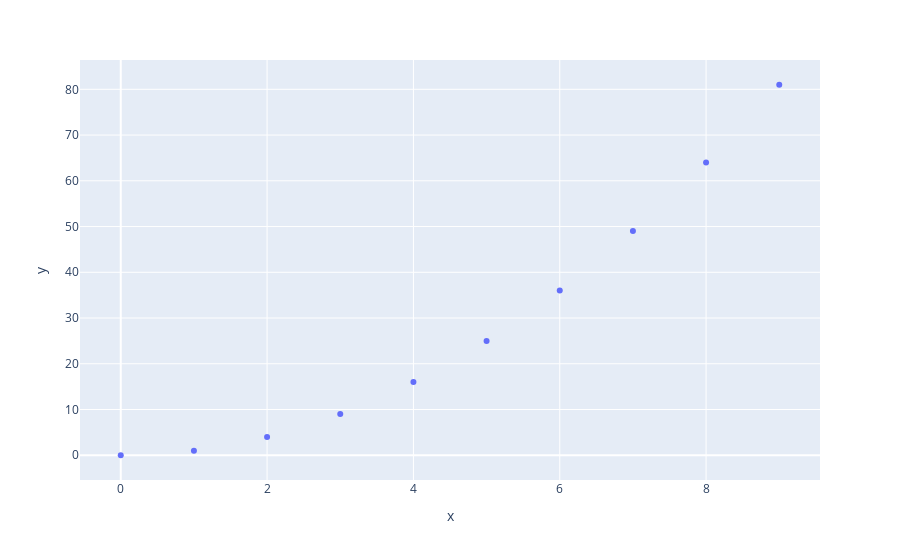

The code cell stored with this chart in its notebook:
### Code cell
import numpy as np
fig = px.scatter(x=np.arange(10), y=np.arange(10)**2)
fig.show()

### Figure 1 — Plotly figure (JSON) as saved in the notebook; plotly's stock layout.template omitted (floating-point values rounded to 4 significant figures)
{"data": [{"hovertemplate": "x=%{x}<br>y=%{y}<extra></extra>", "legendgroup": "", "marker": {"color": "#636efa", "symbol": "circle"}, "mode": "markers", "name": "", "orientation": "v", "showlegend": false, "type": "scatter", "x": [0, 1, 2, 3, 4, 5, 6, 7, 8, 9], "xaxis": "x", "y": [0, 1, 4, 9, 16, 25, 36, 49, 64, 81], "yaxis": "y"}], "layout": {"legend": {"tracegroupgap": 0}, "margin": {"t": 60}, "xaxis": {"anchor": "y", "domain": [0, 1], "title": {"text": "x"}}, "yaxis": {"anchor": "x", "domain": [0, 1], "title": {"text": "y"}}}}
